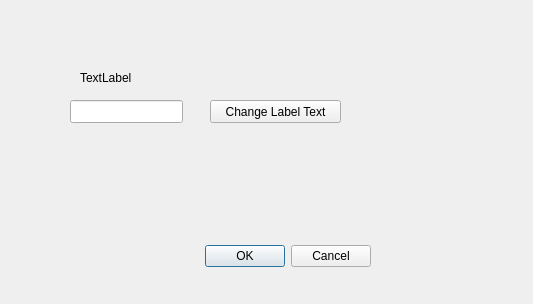
<?xml version="1.0" encoding="UTF-8"?>
<ui version="4.0">
 <class>Dialog</class>
 <widget class="QDialog" name="Dialog">
  <property name="geometry">
   <rect>
    <x>0</x>
    <y>0</y>
    <width>533</width>
    <height>304</height>
   </rect>
  </property>
  <property name="windowTitle">
   <string>Dialog</string>
  </property>
  <widget class="QDialogButtonBox" name="buttonBox">
   <property name="geometry">
    <rect>
     <x>30</x>
     <y>240</y>
     <width>341</width>
     <height>32</height>
    </rect>
   </property>
   <property name="orientation">
    <enum>Qt::Horizontal</enum>
   </property>
   <property name="standardButtons">
    <set>QDialogButtonBox::Cancel|QDialogButtonBox::Ok</set>
   </property>
  </widget>
  <widget class="QLabel" name="lbl">
   <property name="geometry">
    <rect>
     <x>80</x>
     <y>70</y>
     <width>57</width>
     <height>15</height>
    </rect>
   </property>
   <property name="text">
    <string>TextLabel</string>
   </property>
  </widget>
  <widget class="QLineEdit" name="ledit">
   <property name="geometry">
    <rect>
     <x>70</x>
     <y>100</y>
     <width>113</width>
     <height>23</height>
    </rect>
   </property>
  </widget>
  <widget class="QPushButton" name="btn">
   <property name="geometry">
    <rect>
     <x>210</x>
     <y>100</y>
     <width>131</width>
     <height>23</height>
    </rect>
   </property>
   <property name="text">
    <string>Change Label Text</string>
   </property>
  </widget>
 </widget>
 <resources/>
 <connections>
  <connection>
   <sender>buttonBox</sender>
   <signal>accepted()</signal>
   <receiver>Dialog</receiver>
   <slot>accept()</slot>
   <hints>
    <hint type="sourcelabel">
     <x>248</x>
     <y>254</y>
    </hint>
    <hint type="destinationlabel">
     <x>157</x>
     <y>274</y>
    </hint>
   </hints>
  </connection>
  <connection>
   <sender>buttonBox</sender>
   <signal>rejected()</signal>
   <receiver>Dialog</receiver>
   <slot>reject()</slot>
   <hints>
    <hint type="sourcelabel">
     <x>316</x>
     <y>260</y>
    </hint>
    <hint type="destinationlabel">
     <x>286</x>
     <y>274</y>
    </hint>
   </hints>
  </connection>
 </connections>
</ui>
